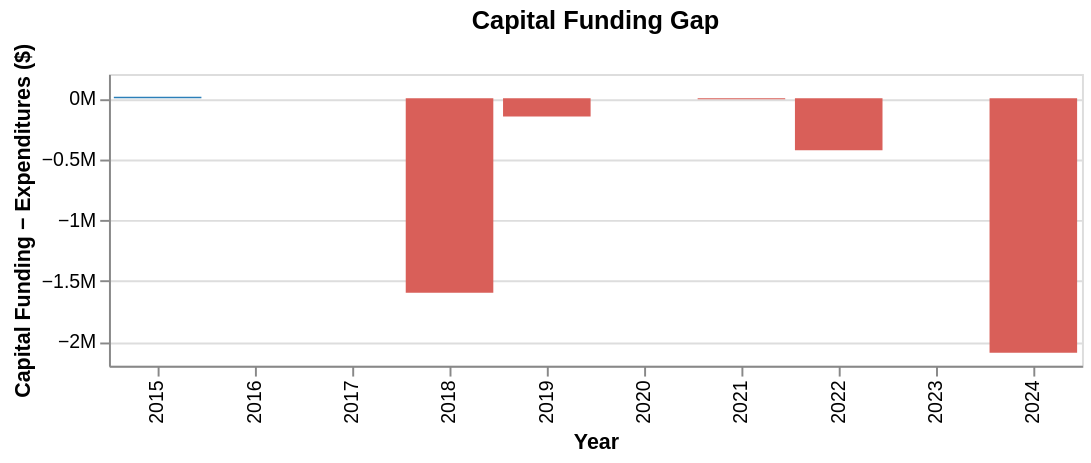

The cell this chart's notebook holds for it:
### Code cell
capital_gap = (
    df_CA.groupby("year")[["capital_total", "total_capital_expenditures"]]
    .sum()
    .reset_index()
    .assign(gap=lambda x: x["capital_total"] - x["total_capital_expenditures"])
)

chart = (
    alt.Chart(capital_gap)
    .mark_bar()
    .encode(
        x=alt.X("year:O", title="Year"),
        y=alt.Y("gap:Q", title="Capital Funding − Expenditures ($)", axis=alt.Axis(format="~s")),
        color=alt.condition(
            alt.datum.gap >= 0, alt.value("#2C7FB8"), alt.value("#D95F59")
        ),
        tooltip=[
            alt.Tooltip("year:O", title="Year"),
            alt.Tooltip("capital_total:Q", title="Capital Funding", format=",.0f"),
            alt.Tooltip("total_capital_expenditures:Q", title="Capital Expenditures", format=",.0f"),
            alt.Tooltip("gap:Q", title="Gap", format=",.0f"),
        ],
    )
    .properties(width=500, height=200, title="Capital Funding Gap")
)

chart

### Figure 1 — Vega specification as saved in the notebook (floating-point values rounded to 4 significant figures)
{"$schema": "https://vega.github.io/schema/vega/v6.json", "data": [{"name": "source_0", "values": [{"capital_total": 4500373168, "gap": 13230, "gap_end": 13230.0, "gap_start": 0.0, "total_capital_expenditures": 4500359938, "year": 2015}, {"capital_total": 4260526747, "gap": 0, "gap_end": 0.0, "gap_start": 0.0, "total_capital_expenditures": 4260526747, "year": 2016}, {"capital_total": 4134609890, "gap": 0, "gap_end": 0.0, "gap_start": 0.0, "total_capital_expenditures": 4134609890, "year": 2017}, {"capital_total": 4223507370, "gap": -1599470, "gap_end": -1599000.0, "gap_start": 0.0, "total_capital_expenditures": 4225106840, "year": 2018}, {"capital_total": 4604164682, "gap": -150311, "gap_end": -150300.0, "gap_start": 0.0, "total_capital_expenditures": 4604314993, "year": 2019}, {"capital_total": 5165398764, "gap": -1, "gap_end": -1.0, "gap_start": 0.0, "total_capital_expenditures": 5165398765, "year": 2020}, {"capital_total": 4587225616, "gap": -7677, "gap_end": -7677.0, "gap_start": 0.0, "total_capital_expenditures": 4587233293, "year": 2021}, {"capital_total": 6025378366, "gap": -428341, "gap_end": -428300.0, "gap_start": 0.0, "total_capital_expenditures": 6025806707, "year": 2022}, {"capital_total": 4878265248, "gap": -1, "gap_end": -1.0, "gap_start": 0.0, "total_capital_expenditures": 4878265249, "year": 2023}, {"capital_total": 5262894757, "gap": -2092742, "gap_end": -2093000.0, "gap_start": 0.0, "total_capital_expenditures": 5264987499, "year": 2024}]}, {"name": "source_0_x_domain_year", "values": [{"year": 2015}, {"year": 2016}, {"year": 2017}, {"year": 2018}, {"year": 2019}, {"year": 2020}, {"year": 2021}, {"year": 2022}, {"year": 2023}, {"year": 2024}]}], "marks": [{"type": "rect", "name": "marks", "from": {"data": "source_0"}, "encode": {"update": {"y2": {"field": "gap_start", "scale": "y"}, "fill": [{"value": "#2C7FB8", "test": "(datum.gap >= 0)"}, {"value": "#D95F59"}], "width": {"signal": "max(0.25, bandwidth('x'))"}, "y": {"field": "gap_end", "scale": "y"}, "tooltip": {"signal": "{\"Year\": isValid(datum[\"year\"]) ? isArray(datum[\"year\"]) ? join(datum[\"year\"], '\\n') : datum[\"year\"] : \"\"+datum[\"year\"], \"Capital Funding\": format(datum[\"capital_total\"], \",.0f\"), \"Capital Expenditures\": format(datum[\"total_capital_expenditures\"], \",.0f\"), \"Gap\": format(datum[\"gap\"], \",.0f\")}"}, "x": {"field": "year", "scale": "x"}}}, "style": ["bar"]}], "scales": [{"name": "x", "type": "band", "domain": {"data": "source_0_x_domain_year", "field": "year", "sort": true}, "range": [0, {"signal": "width"}], "paddingOuter": 0.05, "paddingInner": 0.1}, {"name": "y", "type": "linear", "domain": {"data": "source_0", "fields": ["gap_start", "gap_end"]}, "range": [{"signal": "height"}, 0], "zero": true, "nice": true}], "axes": [{"scale": "y", "ticks": false, "maxExtent": 0, "gridScale": "x", "domain": false, "tickCount": {"signal": "ceil(height/40)"}, "grid": true, "labels": false, "aria": false, "orient": "left", "zindex": 0, "minExtent": 0}, {"scale": "x", "grid": false, "title": "Year", "labelAlign": "right", "labelAngle": 270, "orient": "bottom", "labelBaseline": "middle", "zindex": 0}, {"scale": "y", "orient": "left", "format": "~s", "title": "Capital Funding − Expenditures ($)", "labelOverlap": true, "tickCount": {"signal": "ceil(height/40)"}, "zindex": 0, "grid": false}], "title": {"text": "Capital Funding Gap", "frame": "group"}, "padding": 5, "style": "cell", "width": 500, "height": 150, "background": "white"}
